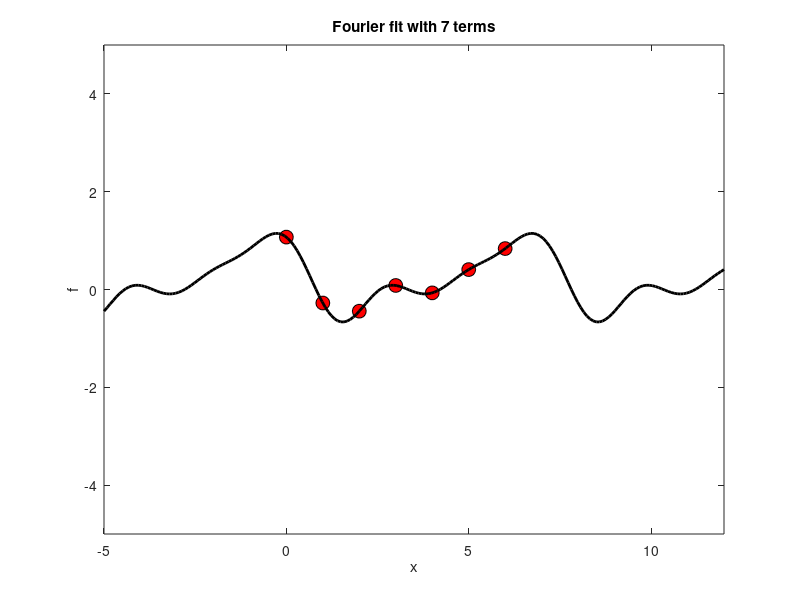

Here is the MATLAB script that generated this plot:
% fourier.m
% Fourier series with 7 terms
% f(x) = a1g1 + a2g2 + a3g3 +... a7g7 ; a are the coefficients, g are the
% functions.
x = (0:1:6);
f = randn(1,7);
plot(x,f,'ok','MarkerFaceColor','r','MarkerSize',10);
hold on;
title('Fourier fit with 7 terms'); xlabel('x');ylabel('f');
xlim([-5 12]);ylim([-5 5]);

% a = G-1 mm f , mm is matrix multiplication

% G matrix generation

k = 2*pi / 7;

G(1:7,1) = ones(7,1); % First column full of 1's
auxi = sin(k.*x);
G(1:7,2) = auxi'; % second (transpose the auxiliary array auxi)
auxi = cos(k.*x);
G(1:7,3) = auxi';
auxi = sin(2. .* k .* x);
G(1:7,4) = auxi';
auxi = cos(2. .* k .* x);
G(1:7,5) = auxi';
auxi = sin(3. .* k.*x);
G(1:7,6) = auxi';
auxi = cos(3. .* k.*x);
G(1:7,7) = auxi';

a = G \ f';

xp = linspace(-5,12,200);
ff = a(1) + a(2) .* sin(k.*xp) + a(3).*cos(k.*xp) + ...
    a(4).*sin(2.*k.*xp) + a(5).*cos(2.*k.*xp) + ...
    a(6).*sin(3.*k.*xp) + a(7).*cos(3.*k.*xp);
plot(xp,ff,'k','LineWidth',2);
hold off

print('fourier.png','-dpng','-r600');

